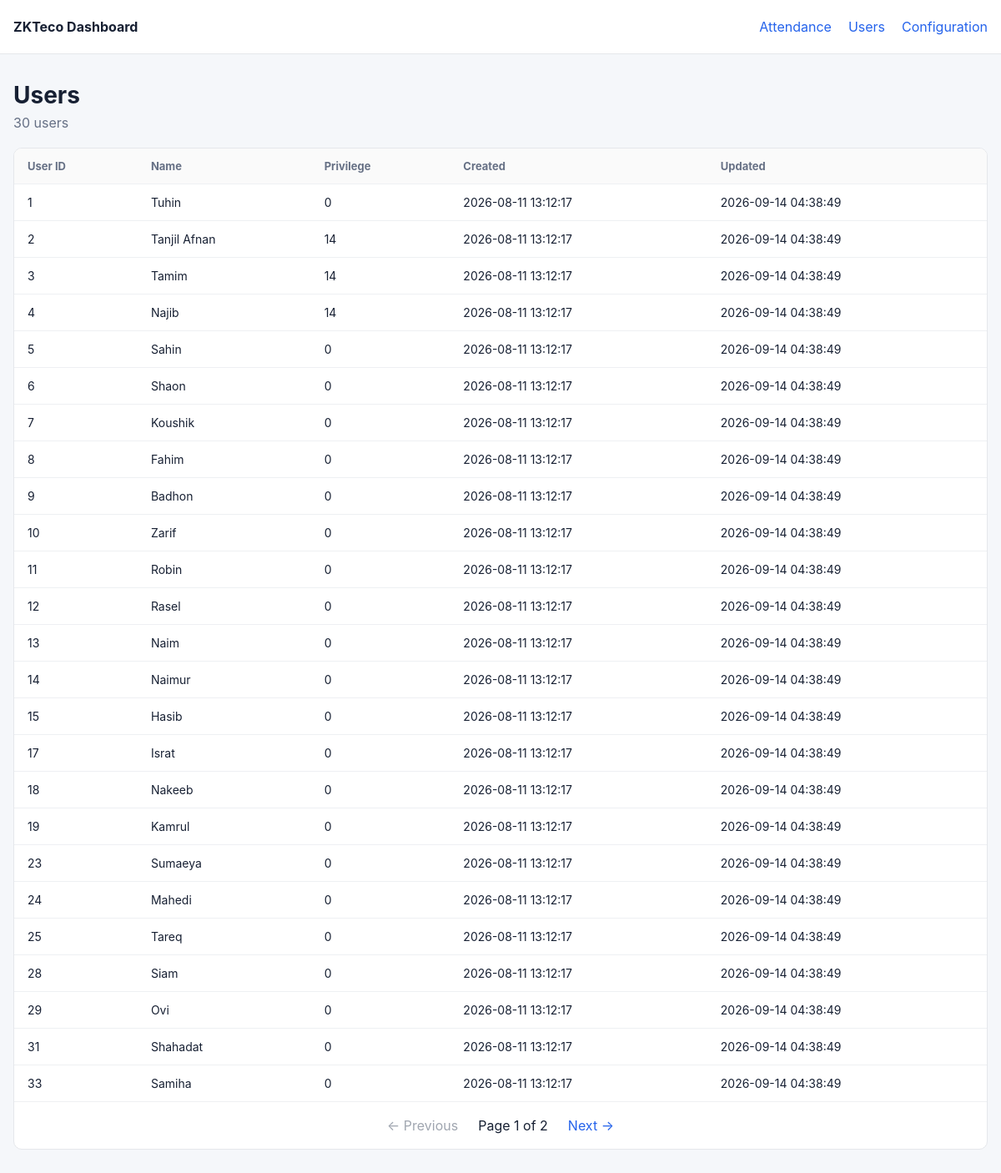
Screenshot of /users with the database file from the repository.
### tables this page shows
CREATE TABLE users (
            user_id TEXT PRIMARY KEY,
            name TEXT,
            privilege TEXT,
            created_at TEXT DEFAULT CURRENT_TIMESTAMP,
            updated_at TEXT DEFAULT CURRENT_TIMESTAMP
        );

### dashboard/app.py (the view)
@app.route("/users")
def users():
    try:
        page = max(1, int(request.args.get("page", 1)))
    except ValueError:
        page = 1
    per_page = 25
    offset = (page - 1) * per_page
    db = get_db()
    total = db.execute(
        "SELECT COUNT(*) FROM users"
    ).fetchone()[0]
    rows = db.execute(
        """
        SELECT
            user_id,
            name,
            privilege,
            created_at,
            updated_at
        FROM users
        ORDER BY CAST(user_id AS INTEGER), user_id
        LIMIT ? OFFSET ?
        """,
        (per_page, offset),
    ).fetchall()
    db.close()
    total_pages = max(1, (total + per_page - 1) // per_page)
    return render_template(
        "users.html",
        rows=rows,
        page=page,
        total=total,
        total_pages=total_pages,
    )

### dashboard/app.py (called while the page is built)
def get_db():
    db = sqlite3.connect(DB_FILE)
    db.row_factory = sqlite3.Row
    return db

### dashboard/templates/users.html
{% extends "base.html" %}
{% block content %}
<div class="page-header">
    <div>
        <h1>Users</h1>
        <p>{{ total }} users</p>
    </div>
</div>
<div class="card">
    <div class="table-wrap">
        <table>
            <thead>
                <tr>
                    <th>User ID</th>
                    <th>Name</th>
                    <th>Privilege</th>
                    <th>Created</th>
                    <th>Updated</th>
                </tr>
            </thead>
            <tbody>
            {% for row in rows %}
                <tr>
                    <td>{{ row.user_id }}</td>
                    <td>{{ row.name }}</td>
                    <td>{{ row.privilege }}</td>
                    <td>{{ row.created_at }}</td>
                    <td>{{ row.updated_at }}</td>
                </tr>
            {% else %}
                <tr>
                    <td colspan="5" class="empty">No users found.</td>
                </tr>
            {% endfor %}
            </tbody>
        </table>
    </div>
    {% include "_pagination.html" %}
</div>
{% endblock %}

### dashboard/static/style.css (style rules this page uses)
* { box-sizing: border-box; }
body { margin: 0; background: #f5f7fa; color: #172033; font-family: -apple-system, BlinkMacSystemFont, "Segoe UI", sans-serif; }
.page-header { margin-bottom: 20px; }
h1 { margin: 0 0 6px; font-size: 28px; }
p { margin: 0; color: #667085; }
.card { background: white; border: 1px solid #e5e7eb; border-radius: 10px; overflow: hidden; }
.table-wrap { overflow-x: auto; }
table { width: 100%; border-collapse: collapse; }
th, td { padding: 13px 16px; text-align: left; border-bottom: 1px solid #eef0f3; white-space: nowrap; }
th { background: #fafafa; font-size: 13px; color: #667085; }
td { font-size: 14px; }

### rows the page displays
users: user_id "1", name "Tuhin", privilege "0", created_at "2026-08-11 13:12:17", updated_at "2026-09-14 04:38:49"
users: user_id "2", name "Tanjil Afnan", privilege "14", created_at "2026-08-11 13:12:17", updated_at "2026-09-14 04:38:49"
users: user_id "3", name "Tamim", privilege "14", created_at "2026-08-11 13:12:17", updated_at "2026-09-14 04:38:49"
users: user_id "4", name "Najib", privilege "14", created_at "2026-08-11 13:12:17", updated_at "2026-09-14 04:38:49"
users: user_id "5", name "Sahin", privilege "0", created_at "2026-08-11 13:12:17", updated_at "2026-09-14 04:38:49"
users: user_id "6", name "Shaon", privilege "0", created_at "2026-08-11 13:12:17", updated_at "2026-09-14 04:38:49"
users: user_id "7", name "Koushik", privilege "0", created_at "2026-08-11 13:12:17", updated_at "2026-09-14 04:38:49"
users: user_id "8", name "Fahim", privilege "0", created_at "2026-08-11 13:12:17", updated_at "2026-09-14 04:38:49"
users: user_id "9", name "Badhon", privilege "0", created_at "2026-08-11 13:12:17", updated_at "2026-09-14 04:38:49"
users: user_id "10", name "Zarif", privilege "0", created_at "2026-08-11 13:12:17", updated_at "2026-09-14 04:38:49"
users: user_id "11", name "Robin", privilege "0", created_at "2026-08-11 13:12:17", updated_at "2026-09-14 04:38:49"
users: user_id "12", name "Rasel", privilege "0", created_at "2026-08-11 13:12:17", updated_at "2026-09-14 04:38:49"
users: user_id "13", name "Naim", privilege "0", created_at "2026-08-11 13:12:17", updated_at "2026-09-14 04:38:49"
users: user_id "14", name "Naimur", privilege "0", created_at "2026-08-11 13:12:17", updated_at "2026-09-14 04:38:49"
users: user_id "15", name "Hasib", privilege "0", created_at "2026-08-11 13:12:17", updated_at "2026-09-14 04:38:49"
users: user_id "17", name "Israt", privilege "0", created_at "2026-08-11 13:12:17", updated_at "2026-09-14 04:38:49"
users: user_id "18", name "Nakeeb", privilege "0", created_at "2026-08-11 13:12:17", updated_at "2026-09-14 04:38:49"
users: user_id "19", name "Kamrul", privilege "0", created_at "2026-08-11 13:12:17", updated_at "2026-09-14 04:38:49"
users: user_id "23", name "Sumaeya", privilege "0", created_at "2026-08-11 13:12:17", updated_at "2026-09-14 04:38:49"
users: user_id "24", name "Mahedi", privilege "0", created_at "2026-08-11 13:12:17", updated_at "2026-09-14 04:38:49"
users: user_id "25", name "Tareq", privilege "0", created_at "2026-08-11 13:12:17", updated_at "2026-09-14 04:38:49"
users: user_id "28", name "Siam", privilege "0", created_at "2026-08-11 13:12:17", updated_at "2026-09-14 04:38:49"
users: user_id "29", name "Ovi", privilege "0", created_at "2026-08-11 13:12:17", updated_at "2026-09-14 04:38:49"
users: user_id "31", name "Shahadat", privilege "0", created_at "2026-08-11 13:12:17", updated_at "2026-09-14 04:38:49"
users: user_id "33", name "Samiha", privilege "0", created_at "2026-08-11 13:12:17", updated_at "2026-09-14 04:38:49"

### other values shown
{{ total }} "30"
{{ page }} "1"
{{ total_pages }} "2"
